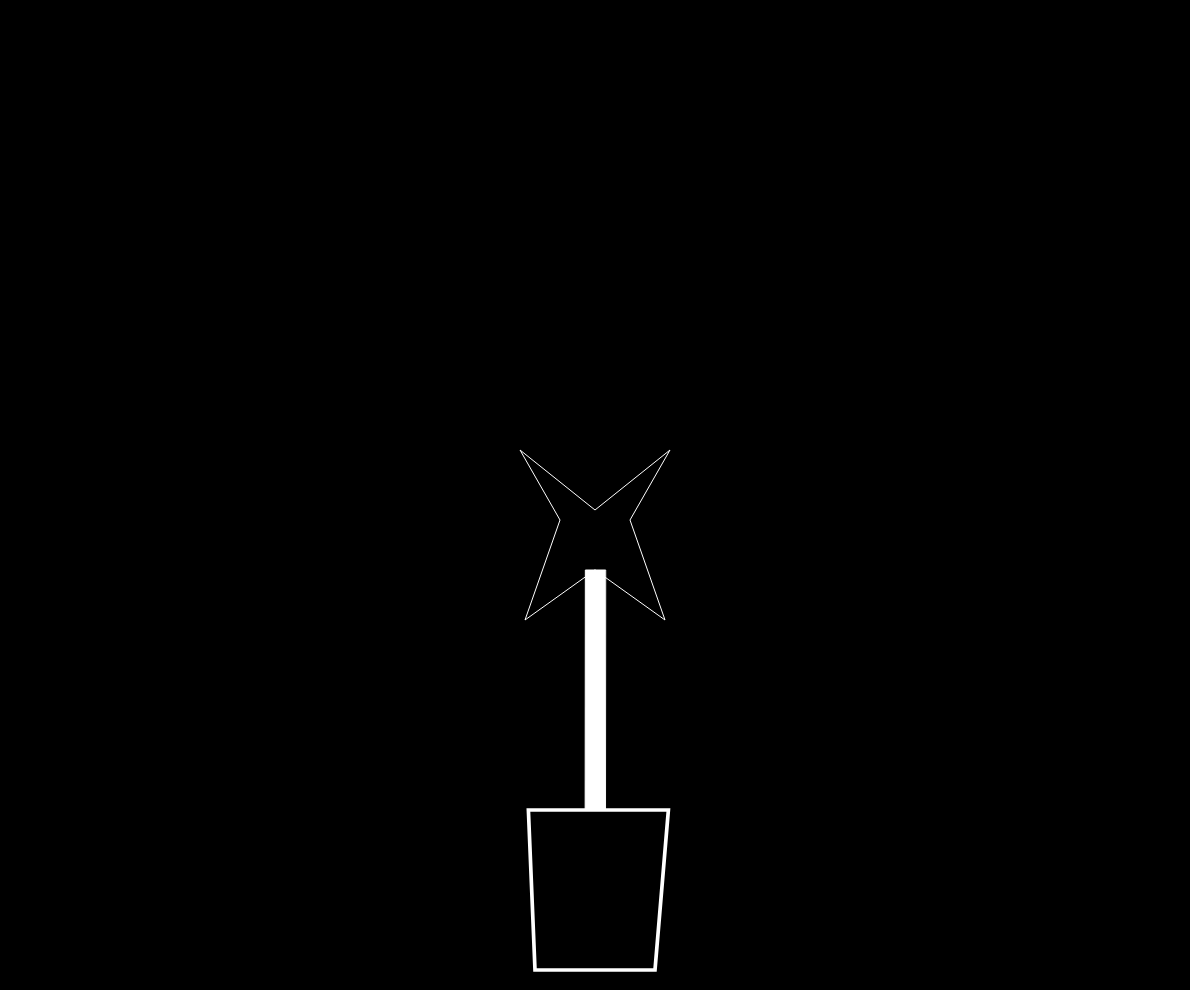
Frame 1 (no input)
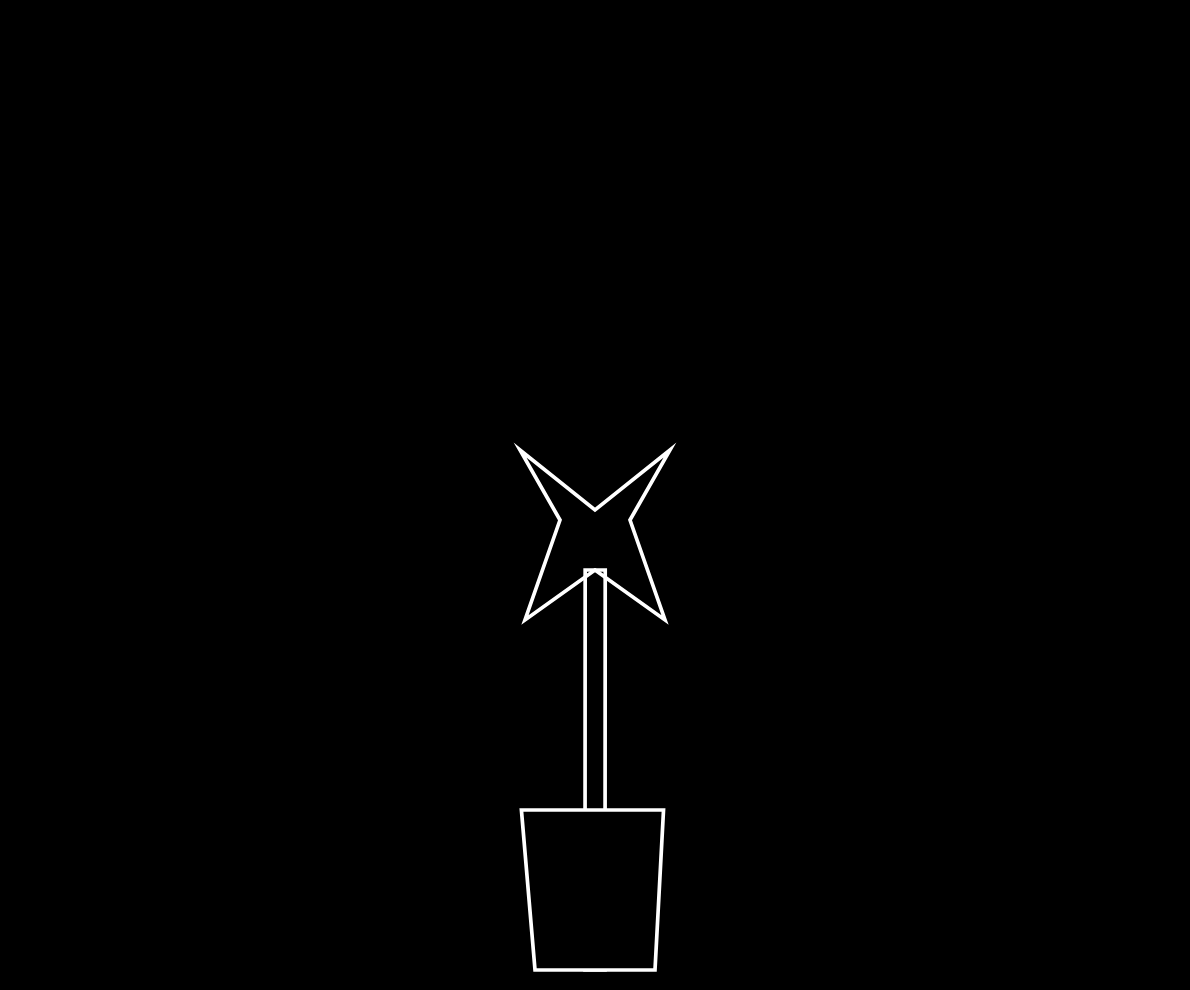
Frame 60 (no input)
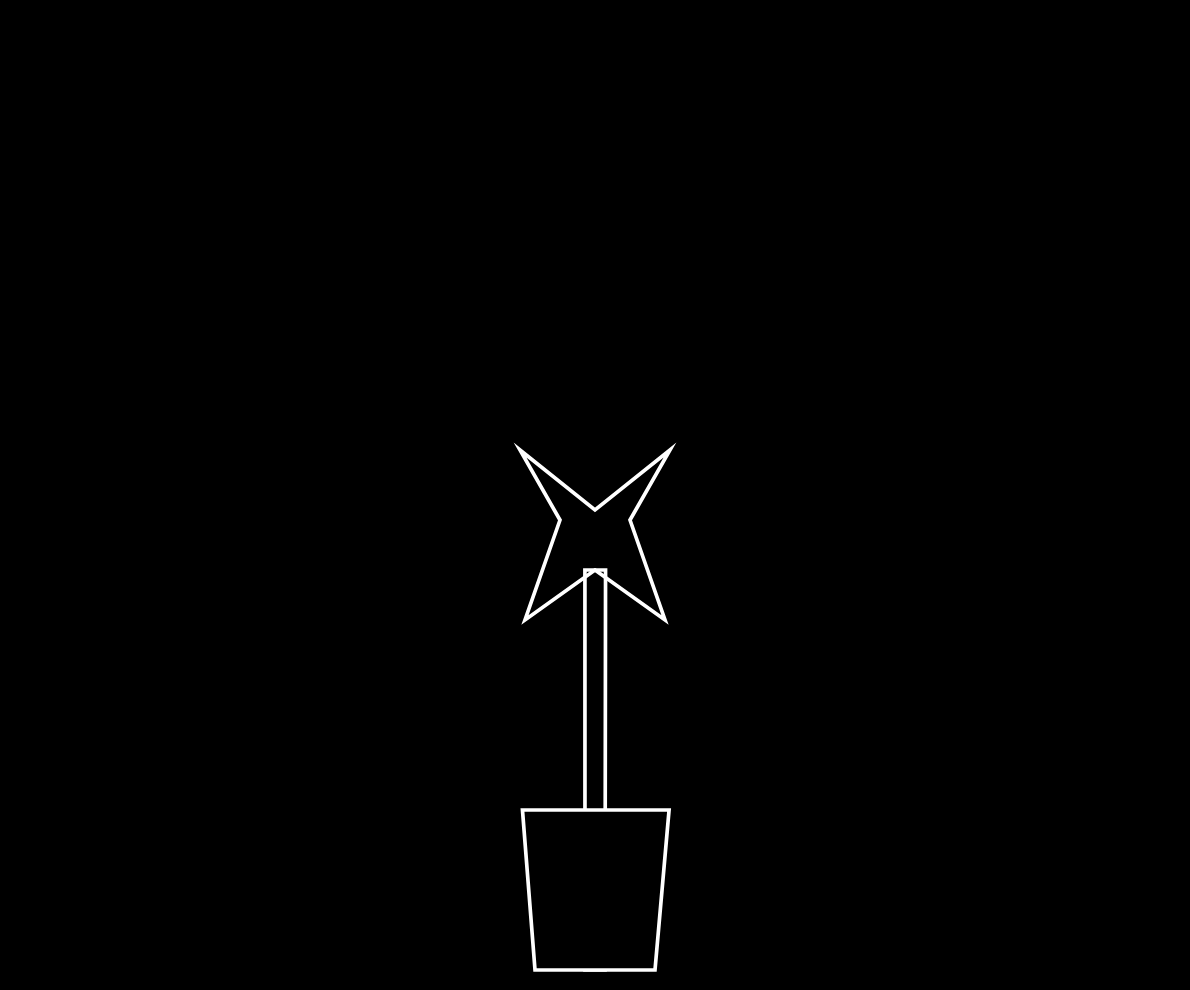
Frame 120 (the mouse pressed at the canvas centre since frame 60)

The p5.js sketch that drew these frames (run headless with seeded random() and noise() and a simulated clock; from frame 60 on, the mouse is pressed at the canvas centre):

// p5.js sketch
// ── sketch.js
var xoff = 0;

function Pot(x,y) {
  this.x = x;
  this.y = y;
  this.height = 160;
  this.width = 140;
  this.d = 10;
  this.r = 10;
  
  // Generate 4 vectors
  this.v1 = createVector(this.x + this.width/2, this.y);
  this.v2 = createVector(this.x - this.width/2, this.y);
  this.v3 = createVector(this.x - this.width/2, this.y - this.height);
  this.v4 = createVector(this.x + this.width/2, this.y - this.height);

  this.show = () => {
    stroke(255);
    strokeWeight(map(noise(xoff), 0, 1, 1, 5));
    fill(0);
    const rf = (seed) => map(noise(seed * xoff), 0, 1, -this.r, this.r);
    quad(this.v1.x - this.d, this.v1.y, this.v2.x + this.d, this.v2.y, this.v3.x + rf(1000), this.v3.y, this.v4.x + rf(2000), this.v4.y);
  }
}

function Flower(x,y) {
  this.x = x;
  this.y = y;
  this.height = 400;
  this.width = 20;
  this.r = 1;

  this.v1 = createVector(this.x + this.width/2, this.y);
  this.v2 = createVector(this.x - this.width/2, this.y);
  this.v3 = createVector(this.x - this.width/2, this.y - this.height);
  this.v4 = createVector(this.x + this.width/2, this.y - this.height);

  this.show = () => {
    stroke(255);
    const rf = (seed) => map(noise(seed * xoff), 0, 1, -this.r, this.r);
    quad(this.v1.x, this.v1.y, this.v2.x, this.v2.y, this.v3.x + rf(10000), this.v3.y, this.v4.x + rf(20000), this.v4.y);
    noFill();
    push();
    translate(this.v4.x - this.width/2, this.v4.y);
    beginShape();
    vertex(0,0);
    vertex(70, 50);
    vertex(35, -50);
    vertex(75, -120);
    vertex(0, -60);
    vertex(-75, -120);
    vertex(-35,-50);
    vertex(-70, 50);
    vertex(0, 0);
    endShape();
    pop();
  }
}

var pot;
var flower;

function setup() {
  createCanvas(windowWidth - 10, windowHeight - 10);
  pot = new Pot(width/2, height - 20);
  flower = new Flower(width/2, height - 20);
  frameRate(24);
}

function draw() {
  background(0);
  flower.show();
  pot.show(); 
  xoff += 0.0001;
}
